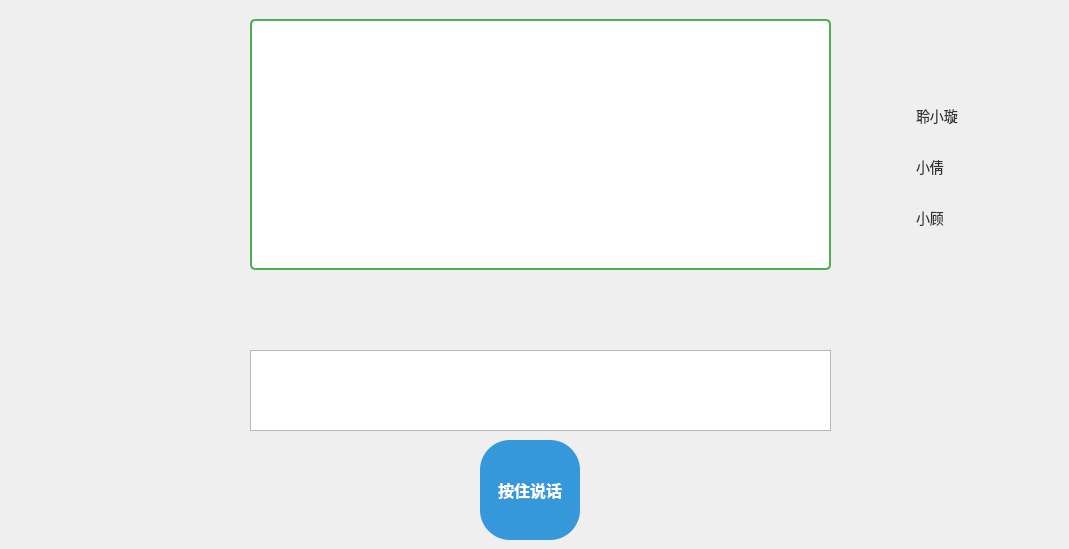
                <widget class="QWidget" name="iflytekPage">
                 <widget class="QtMaterialFlatButton" name="record_pushButton">
                  <property name="geometry">
                   <rect>
                    <x>480</x>
                    <y>440</y>
                    <width>100</width>
                    <height>100</height>
                   </rect>
                  </property>
                  <property name="font">
                   <font>
                    <pointsize>-1</pointsize>
                    <bold>true</bold>
                   </font>
                  </property>
                  <property name="styleSheet">
                   <string notr="true">QPushButton {
    border-radius: 30px; /* 圆形按钮，半径为按钮宽度的一半 */
    width: 60px; /* 按钮宽度 */
    height: 60px; /* 按钮高度 */
    background-color: #3498db; /* 按钮的背景颜色，可以根据需要修改 */
    color: white; /* 文字颜色 */
    font-size: 16px; /* 文字大小 */
    border: none; /* 无边框 */
    box-shadow: 2px 2px 4px rgba(0, 0, 0, 0.3); /* 按钮按下时的阴影效果 */
}

QPushButton:pressed {
    box-shadow: none; /* 去除按下时的阴影效果 */
}

</string>
                  </property>
                  <property name="text">
                   <string>按住说话</string>
                  </property>
                 </widget>
                 <widget class="ColorChangingTextEdit" name="iat_result">
                  <property name="geometry">
                   <rect>
                    <x>250</x>
                    <y>350</y>
                    <width>581</width>
                    <height>81</height>
                   </rect>
                  </property>
                 </widget>
                 <widget class="QTextEdit" name="iflytek">
                  <property name="geometry">
                   <rect>
                    <x>250</x>
                    <y>19</y>
                    <width>581</width>
                    <height>251</height>
                   </rect>
                  </property>
                  <property name="styleSheet">
                   <string notr="true">QTextEdit {
	background-color: rgb(255, 255, 255);
    border: 2px solid #4CAF50; /* 边框 */
    padding: 10px; /* 内边距 */
    color: #333; /* 文字颜色 */
    font-family: Arial, sans-serif; /* 字体 */
    font-size: 14px; /* 字体大小 */
    border-radius: 5px; /* 边框圆角 */
}

QTextEdit:focus {
    border: 2px solid #2196F3; /* 获取焦点时的边框颜色 */
}

QTextEdit::placeholder {
    color: #999; /* 占位符文字颜色 */
}

QScrollBar:vertical {
    width: 10px; /* 竖直滚动条宽度 */
}

QScrollBar::handle:vertical {
    background-color: #4CAF50; /* 滚动条按钮背景颜色 */
    border-radius: 5px; /* 按钮圆角 */
}

QScrollBar::add-line:vertical,
QScrollBar::sub-line:vertical,
QScrollBar::add-page:vertical,
QScrollBar::sub-page:vertical {
    background: none; /* 滚动条箭头和滚动条背景样式 */
}

QScrollBar:horizontal {
    height: 10px; /* 水平滚动条高度 */
}

QScrollBar::handle:horizontal {
    background-color: #4CAF50; /* 水平滚动条按钮背景颜色 */
    border-radius: 5px; /* 按钮圆角 */
}

QScrollBar::add-line:horizontal,
QScrollBar::sub-line:horizontal,
QScrollBar::add-page:horizontal,
QScrollBar::sub-page:horizontal {
    background: none; /* 滚动条箭头和滚动条背景样式 */
}
</string>
                  </property>
                 </widget>
                 <widget class="QWidget" name="verticalLayoutWidget">
                  <property name="geometry">
                   <rect>
                    <x>890</x>
                    <y>82</y>
                    <width>170</width>
                    <height>171</height>
                   </rect>
                  </property>
                  <layout class="QVBoxLayout" name="verticalLayout_4">
                   <item>
                    <widget class="QCheckBox" name="voice1_checkBox">
                     <property name="styleSheet">
                      <string notr="true">QCheckBox {
    background-color: transparent;
    color: #333333;
    font-size: 14px;
}

QCheckBox::indicator {
    width: 20px;
    height: 20px;
}</string>
                     </property>
                     <property name="text">
                      <string>聆小璇</string>
                     </property>
                    </widget>
                   </item>
                   <item>
                    <widget class="QCheckBox" name="voice2_checkBox">
                     <property name="styleSheet">
                      <string notr="true">QCheckBox {
    background-color: transparent;
    color: #333333;
    font-size: 14px;
}

QCheckBox::indicator {
    width: 20px;
    height: 20px;
}</string>
                     </property>
                     <property name="text">
                      <string>小倩</string>
                     </property>
                    </widget>
                   </item>
                   <item>
                    <widget class="QCheckBox" name="voice3_checkBox">
                     <property name="styleSheet">
                      <string notr="true">QCheckBox {
    background-color: transparent;
    color: #333333;
    font-size: 14px;
}

QCheckBox::indicator {
    width: 20px;
    height: 20px;
}</string>
                     </property>
                     <property name="text">
                      <string>小顾</string>
                     </property>
                    </widget>
                   </item>
                  </layout>
                 </widget>
                 <widget class="QLabel" name="paimeng_3">
                  <property name="geometry">
                   <rect>
                    <x>470</x>
                    <y>135</y>
                    <width>151</width>
                    <height>131</height>
                   </rect>
                  </property>
                  <property name="styleSheet">
                   <string notr="true"/>
                  </property>
                  <property name="text">
                   <string/>
                  </property>
                  <property name="pixmap">
                   <pixmap resource="resource.qrc">:/resource/paimeng/6.png</pixmap>
                  </property>
                  <property name="scaledContents">
                   <bool>true</bool>
                  </property>
                 </widget>
                 <widget class="QLabel" name="paimeng_1">
                  <property name="geometry">
                   <rect>
                    <x>130</x>
                    <y>20</y>
                    <width>121</width>
                    <height>111</height>
                   </rect>
                  </property>
                  <property name="text">
                   <string/>
                  </property>
                  <property name="pixmap">
                   <pixmap resource="resource.qrc">:/resource/paimeng/1.png</pixmap>
                  </property>
                  <property name="scaledContents">
                   <bool>true</bool>
                  </property>
                 </widget>
                 <widget class="QLabel" name="paimeng_5">
                  <property name="geometry">
                   <rect>
                    <x>110</x>
                    <y>140</y>
                    <width>141</width>
                    <height>111</height>
                   </rect>
                  </property>
                  <property name="text">
                   <string/>
                  </property>
                  <property name="pixmap">
                   <pixmap resource="resource.qrc">:/resource/paimeng/5.png</pixmap>
                  </property>
                  <property name="scaledContents">
                   <bool>true</bool>
                  </property>
                 </widget>
                 <widget class="QLabel" name="paimeng_4">
                  <property name="geometry">
                   <rect>
                    <x>667</x>
                    <y>166</y>
                    <width>161</width>
                    <height>101</height>
                   </rect>
                  </property>
                  <property name="text">
                   <string/>
                  </property>
                  <property name="pixmap">
                   <pixmap resource="resource.qrc">:/resource/paimeng/4.png</pixmap>
                  </property>
                  <property name="scaledContents">
                   <bool>true</bool>
                  </property>
                 </widget>
                 <widget class="QLabel" name="paimeng_2">
                  <property name="geometry">
                   <rect>
                    <x>380</x>
                    <y>115</y>
                    <width>151</width>
                    <height>151</height>
                   </rect>
                  </property>
                  <property name="text">
                   <string/>
                  </property>
                  <property name="pixmap">
                   <pixmap resource="resource.qrc">:/resource/paimeng/7.png</pixmap>
                  </property>
                  <property name="scaledContents">
                   <bool>true</bool>
                  </property>
                 </widget>
                </widget>
